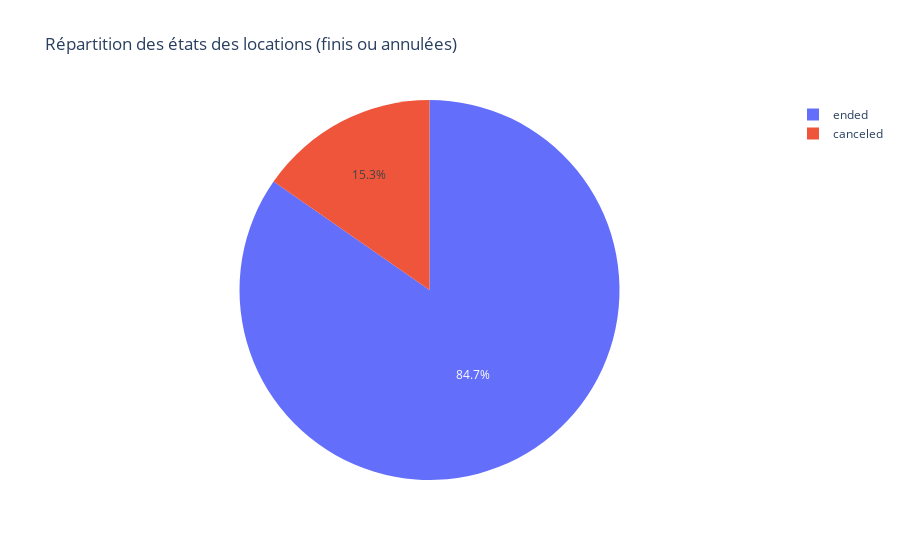

This figure's notebook cell:
### Code cell
fig = px.pie(
    dataset,
    names='state',
    title='Répartition des états des locations (finis ou annulées)'
)
fig.show()

### Figure 1 — Plotly figure (JSON) as saved in the notebook; plotly's stock layout.template omitted (floating-point values rounded to 4 significant figures; data arrays with more than 128 entries replaced by an {"elided": "..."} marker saying what was removed)
{"data": [{"domain": {"x": [0, 1], "y": [0, 1]}, "hovertemplate": "state=%{label}<extra></extra>", "labels": {"elided": "21310 str values"}, "legendgroup": "", "name": "", "showlegend": true, "type": "pie"}], "layout": {"legend": {"tracegroupgap": 0}, "title": {"text": "Répartition des états des locations (finis ou annulées)"}}}
